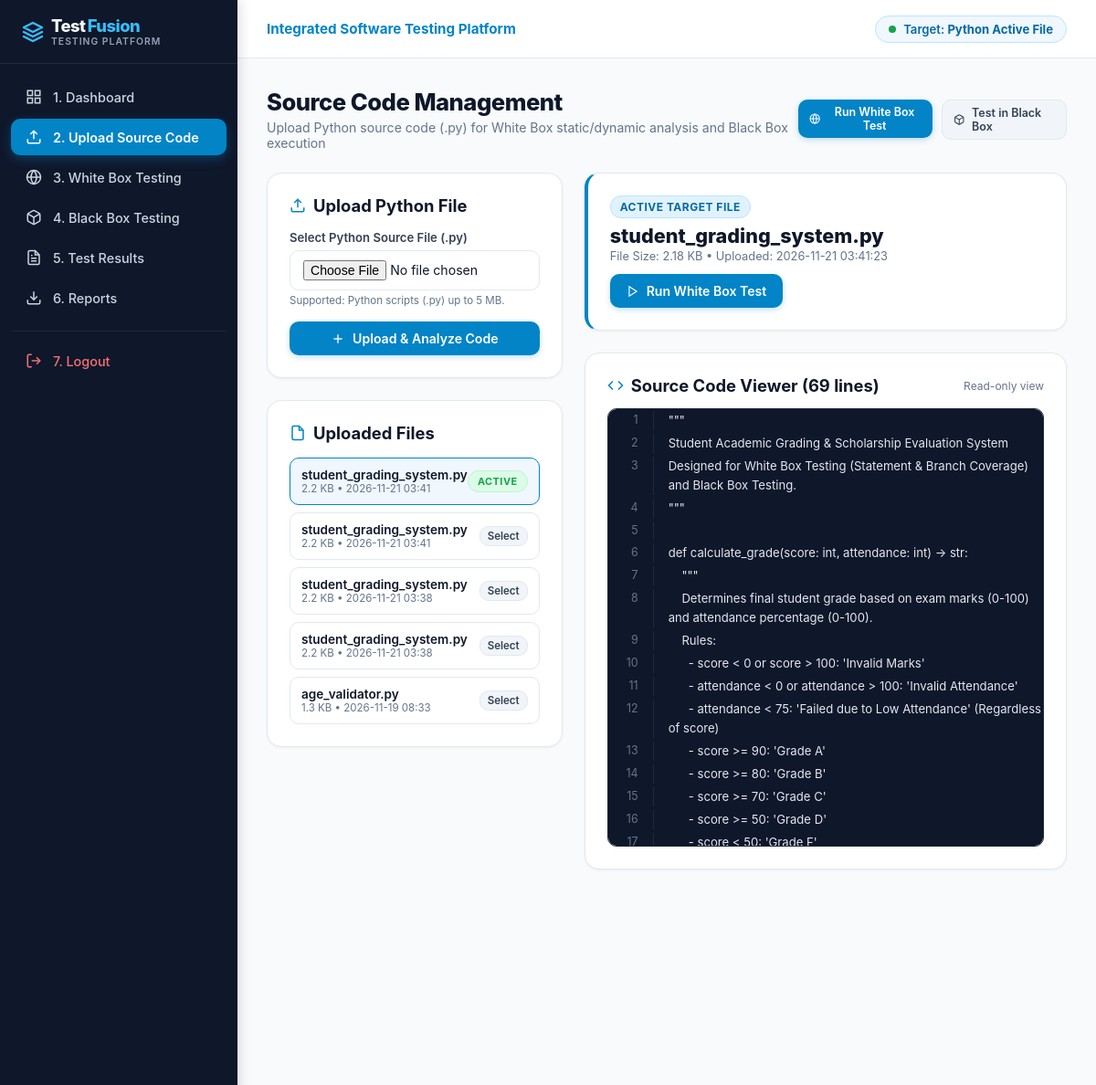
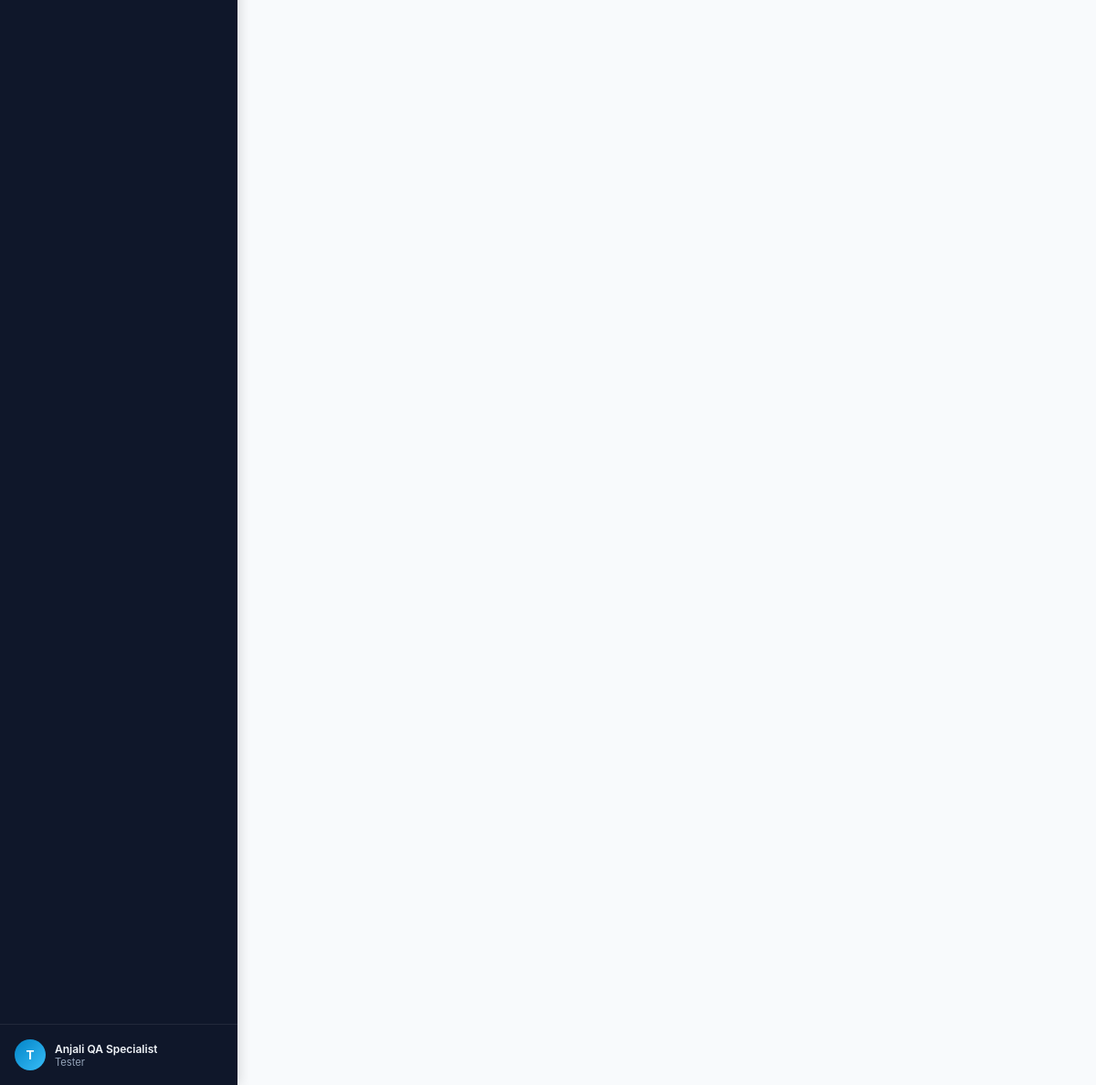
Screenshot of /upload (signed in) with the database file from the repository (2 pictures, top to bottom).
### tables this page shows
CREATE TABLE users (
    id INTEGER PRIMARY KEY AUTOINCREMENT,
    username TEXT UNIQUE NOT NULL,
    email TEXT UNIQUE NOT NULL,
    password_hash TEXT NOT NULL,
    full_name TEXT NOT NULL,
    role TEXT DEFAULT 'Tester',
    created_at TIMESTAMP DEFAULT CURRENT_TIMESTAMP
);

CREATE TABLE uploaded_files (
    id INTEGER PRIMARY KEY AUTOINCREMENT,
    user_id INTEGER NOT NULL,
    filename TEXT NOT NULL,
    filepath TEXT NOT NULL,
    file_content TEXT NOT NULL,
    file_size INTEGER NOT NULL,
    uploaded_at TIMESTAMP DEFAULT CURRENT_TIMESTAMP,
    FOREIGN KEY (user_id) REFERENCES users(id) ON DELETE CASCADE
);

### app.py (the view, shortened to what this page needs)
@app.route('/upload', methods=['GET', 'POST'])
@login_required
def upload():
    user_id = session['user_id']
    active_file = get_active_file(user_id)
    conn = get_db_connection()
    files = conn.execute("SELECT * FROM uploaded_files WHERE user_id = ? ORDER BY uploaded_at DESC", (user_id,)).fetchall()
    conn.close()
    ast_info = None
    file_lines = []
    if active_file:
        ast_info = AstAnalyzer.analyze_source(active_file['file_content'])
        file_lines = active_file['file_content'].splitlines()
    return render_template(
        'upload.html',
        active_file=active_file,
        files=files,
        ast_info=ast_info,
        file_lines=file_lines
    )

### app.py (called while the page is built)
def login_required(f):
    @wraps(f)
    def decorated_function(*args, **kwargs):
        if 'user_id' not in session:
            flash("Please log in to access the testing platform.", "warning")
            return redirect(url_for('login'))
        return f(*args, **kwargs)
    return decorated_function

def get_current_user():
    if 'user_id' not in session:
        return None
    conn = get_db_connection()
    user = conn.execute("SELECT id, username, email, full_name, role FROM users WHERE id = ?", (session['user_id'],)).fetchone()
    conn.close()
    return user

def get_active_file(user_id):
    conn = get_db_connection()
    active_file_id = session.get('active_file_id')
    if active_file_id:
        file_row = conn.execute("SELECT * FROM uploaded_files WHERE id = ? AND user_id = ?", (active_file_id, user_id)).fetchone()
        if file_row:
            conn.close()
            return file_row
    file_row = conn.execute("SELECT * FROM uploaded_files WHERE user_id = ? ORDER BY uploaded_at DESC LIMIT 1", (user_id,)).fetchone()
    conn.close()
    if file_row:
        session['active_file_id'] = file_row['id']
    return file_row

@app.context_processor
def inject_globals():
    return {
        'current_user': get_current_user(),
        'now': datetime.now()
    }

### database/db.py (called while the page is built)
def get_db_connection():
    conn = sqlite3.connect(DB_PATH)
    conn.row_factory = sqlite3.Row
    conn.execute("PRAGMA foreign_keys = ON;")
    return conn

### test_engine/ast_analyzer.py (called while the page is built)
    @staticmethod
    def _safe_unparse(node: Optional[ast.AST]) -> str:
        if node is None:
            return ""
        try:
            return ast.unparse(node)
        except Exception:
            return ""

### templates/upload.html (shortened to what this page needs)
{% extends "base.html" %}
{% block content %}
<div class="page-header">
    <div>
        <h1 class="page-title">Source Code Management</h1>
        <p class="page-subtitle">Upload Python source code (.py) for White Box static/dynamic analysis and Black Box execution</p>
    </div>
    <div style="display: flex; gap: 10px;">
        {% if active_file %}
        <form action="{{ url_for('run_whitebox') }}" method="POST" style="margin: 0;">
            <button type="submit" class="btn btn-primary btn-sm">
                <svg width="14" height="14" viewBox="0 0 24 24" fill="none" stroke="currentColor" stroke-width="2"><circle cx="12" cy="12" r="10"></circle><path d="M12 2a14.5 14.5 0 0 0 0 20 14.5 14.5 0 0 0 0-20"></path><path d="M2 12h20"></path></svg>
                Run White Box Test
            </button>
        </form>
        <a href="{{ url_for('blackbox') }}" class="btn btn-secondary btn-sm">
            Test in Black Box
        </a>
        {% endif %}
    </div>
</div>
<div style="display: grid; grid-template-columns: 1fr 2fr; gap: 24px;">
    <div>
        <div class="content-card">
            <h2 class="card-title">
                <svg width="18" height="18" viewBox="0 0 24 24" fill="none" stroke="#0284c7" stroke-width="2"><path d="M21 15v4a2 2 0 0 1-2 2H5a2 2 0 0 1-2-2v-4"></path><polyline points="17 8 12 3 7 8"></polyline><line x1="12" y1="3" x2="12" y2="15"></line></svg>
                Upload Python File
            </h2>
            <form action="{{ url_for('upload') }}" method="POST" enctype="multipart/form-data">
                <div class="form-group">
                    <label class="form-label" for="source_file">Select Python Source File (.py)</label>
                    <input type="file" id="source_file" name="source_file" class="form-control" accept=".py" required>
                    <span style="font-size: 0.72rem; color: #64748b; margin-top: 4px; display: block;">Supported: Python scripts (.py) up to 5 MB.</span>
                </div>
                <button type="submit" class="btn btn-primary" style="width: 100%; justify-content: center;">
                    <svg width="16" height="16" viewBox="0 0 24 24" fill="none" stroke="currentColor" stroke-width="2"><line x1="12" y1="5" x2="12" y2="19"></line><line x1="5" y1="12" x2="19" y2="12"></line></svg>
                    Upload &amp; Analyze Code
                </button>
            </form>
        </div>
        <div class="content-card">
            <h2 class="card-title">
                <svg width="18" height="18" viewBox="0 0 24 24" fill="none" stroke="#0284c7" stroke-width="2"><path d="M14 2H6a2 2 0 0 0-2 2v16a2 2 0 0 0 2 2h12a2 2 0 0 0 2-2V8z"></path><polyline points="14 2 14 8 20 8"></polyline></svg>
                Uploaded Files
            </h2>
            <div style="display: flex; flex-direction: column; gap: 8px;">
                {% for f in files %}
                <div style="display: flex; align-items: center; justify-content: space-between; padding: 10px 12px; border: 1px solid {% if active_file and active_file['id'] == f['id'] %}#0284c7{% else %}var(--border-color){% endif %}; border-radius: var(--radius-md); background: {% if active_file and active_file['id'] == f['id'] %}var(--primary-subtle){% else %}#ffffff{% endif %};">
                    <div style="overflow: hidden;">
                        <div style="font-size: 0.85rem; font-weight: 600; color: #0f172a; white-space: nowrap; text-overflow: ellipsis; overflow: hidden;">
                            {{ f['filename'] }}
                        </div>
                        <div style="font-size: 0.72rem; color: #64748b;">
                            {{ (f['file_size'] / 1024) | round(1) }} KB &bull; {{ f['uploaded_at'][:16] }}
                        </div>
                    </div>
                    {% if active_file and active_file['id'] == f['id'] %}
                        <span class="badge badge-pass" style="font-size: 0.68rem;">Active</span>
                    {% else %}
                        <a href="{{ url_for('select_file', file_id=f['id']) }}" class="btn btn-secondary btn-sm" style="padding: 3px 8px; font-size: 0.72rem;">Select</a>
                    {% endif %}
                </div>
                {% else %}
                <div style="font-size: 0.82rem; color: #94a3b8; text-align: center; padding: 16px;">
                    No uploaded files yet.
                </div>
                {% endfor %}
            </div>
        </div>
    </div>
    <div>
        {% if active_file %}
        <div class="content-card" style="border-left: 4px solid #0284c7;">
            <div style="display: flex; justify-content: space-between; align-items: flex-start; flex-wrap: wrap; gap: 12px;">
                <div>
                    <span class="badge badge-info" style="margin-bottom: 6px;">Active Target File</span>
                    <h2 style="font-size: 1.35rem; font-weight: 800; color: #0f172a;">{{ active_file['filename'] }}</h2>
                    <p style="font-size: 0.8rem; color: #64748b; margin-top: 2px;">
                        File Size: {{ (active_file['file_size'] / 1024) | round(2) }} KB &bull; Uploaded: {{ active_file['uploaded_at'] }}
                    </p>
                </div>
                <div style="display: flex; gap: 8px;">
                    <form action="{{ url_for('run_whitebox') }}" method="POST" style="margin: 0;">
                        <button type="submit" class="btn btn-primary">
                            <svg width="14" height="14" viewBox="0 0 24 24" fill="none" stroke="currentColor" stroke-width="2"><polygon points="5 3 19 12 5 21 5 3"></polygon></svg>
                            Run White Box Test
                        </button>
                    </form>
                </div>
            </div>
        </div>
        <div class="content-card">
            <div style="display: flex; justify-content: space-between; align-items: center; margin-bottom: 14px;">
                <h2 class="card-title" style="margin-bottom: 0;">
                    <svg width="18" height="18" viewBox="0 0 24 24" fill="none" stroke="#0284c7" stroke-width="2"><polyline points="16 18 22 12 16 6"></polyline><polyline points="8 6 2 12 8 18"></polyline></svg>
                    Source Code Viewer ({{ file_lines | length }} lines)
                </h2>
                <span style="font-size: 0.75rem; color: #64748b;">Read-only view</span>
            </div>
            <div class="code-viewer">
                {% for line in file_lines %}
                <div class="code-line">
                    <span class="code-lineno">{{ loop.index }}</span>
                    <span class="code-text">{{ line }}</span>
                </div>
                {% endfor %}
            </div>
        </div>
        {% endif %}
    </div>
</div>
{% endblock %}

### templates/base.html (shortened to what this page needs)
<!DOCTYPE html>
<html lang="en">
<head>
    <link rel="stylesheet" href="{{ url_for('static', filename='css/style.css') }}">
</head>
<body>
    <aside class="sidebar">
        <div class="sidebar-brand">
            <div>
                Test<span class="highlight">Fusion</span>
                <span class="sidebar-brand-subtitle">Testing Platform</span>
            </div>
        </div>
        <ul class="sidebar-menu">
            <li>
                <a href="{{ url_for('dashboard') }}" class="sidebar-link {% if request.endpoint == 'dashboard' %}active{% endif %}">
                    <svg viewBox="0 0 24 24" fill="none" stroke="currentColor" stroke-width="2"><rect x="3" y="3" width="7" height="7"></rect><rect x="14" y="3" width="7" height="7"></rect><rect x="14" y="14" width="7" height="7"></rect><rect x="3" y="14" width="7" height="7"></rect></svg>
                    <span>1. Dashboard</span>
                </a>
            </li>
            <li>
                <a href="{{ url_for('upload') }}" class="sidebar-link {% if request.endpoint == 'upload' %}active{% endif %}">
                    <svg viewBox="0 0 24 24" fill="none" stroke="currentColor" stroke-width="2"><path d="M21 15v4a2 2 0 0 1-2 2H5a2 2 0 0 1-2-2v-4"></path><polyline points="17 8 12 3 7 8"></polyline><line x1="12" y1="3" x2="12" y2="15"></line></svg>
                    <span>2. Upload Source Code</span>
                </a>
            </li>
            <li>
                <a href="{{ url_for('whitebox') }}" class="sidebar-link {% if request.endpoint == 'whitebox' %}active{% endif %}">
                    <svg viewBox="0 0 24 24" fill="none" stroke="currentColor" stroke-width="2"><circle cx="12" cy="12" r="10"></circle><path d="M12 2a14.5 14.5 0 0 0 0 20 14.5 14.5 0 0 0 0-20"></path><path d="M2 12h20"></path></svg>
                    <span>3. White Box Testing</span>
                </a>
            </li>
            <li>
                <a href="{{ url_for('blackbox') }}" class="sidebar-link {% if request.endpoint == 'blackbox' %}active{% endif %}">
                    <span>4. Black Box Testing</span>
                </a>
            </li>
            <li>
                <a href="{{ url_for('results') }}" class="sidebar-link {% if request.endpoint == 'results' %}active{% endif %}">
                    <span>5. Test Results</span>
                </a>
            </li>
            <li>
                <a href="{{ url_for('reports') }}" class="sidebar-link {% if request.endpoint == 'reports' %}active{% endif %}">
                    <svg viewBox="0 0 24 24" fill="none" stroke="currentColor" stroke-width="2"><path d="M21 15v4a2 2 0 0 1-2 2H5a2 2 0 0 1-2-2v-4"></path><polyline points="7 10 12 15 17 10"></polyline><line x1="12" y1="15" x2="12" y2="3"></line></svg>
                    <span>6. Reports</span>
                </a>
            </li>
            <li style="margin-top: 16px; border-top: 1px solid rgba(255,255,255,0.08); padding-top: 12px;">
                <a href="{{ url_for('logout') }}" class="sidebar-link" style="color: #f87171;">
                    <svg viewBox="0 0 24 24" fill="none" stroke="currentColor" stroke-width="2"><path d="M9 21H5a2 2 0 0 1-2-2V5a2 2 0 0 1 2-2h4"></path><polyline points="16 17 21 12 16 7"></polyline><line x1="21" y1="12" x2="9" y2="12"></line></svg>
                    <span>7. Logout</span>
                </a>
            </li>
        </ul>
        <div class="sidebar-footer">
            <div class="user-badge">
                <div class="user-avatar">
                    {{ current_user['username'][0].upper() if current_user else 'U' }}
                </div>
                <div style="overflow: hidden;">
                    <div style="color: #f1f5f9; font-weight: 600; white-space: nowrap; text-overflow: ellipsis; overflow: hidden;">
                        {{ current_user['full_name'] if current_user else 'Guest User' }}
                    </div>
                    <div style="font-size: 0.7rem; color: #94a3b8;">{{ current_user['role'] if current_user else 'Tester' }}</div>
                </div>
            </div>
        </div>
    </aside>
    <div class="main-wrapper">
        <header class="top-navbar">
            <div style="display: flex; align-items: center; gap: 12px;">
                <span style="font-weight: 700; color: #0284c7; font-size: 0.95rem;">Integrated Software Testing Platform</span>
            </div>
            <div style="display: flex; align-items: center; gap: 16px;">
                {% if session.get('active_file_id') %}
                <div class="file-status-badge">
                    <span style="width: 8px; height: 8px; border-radius: 50%; background-color: #16a34a; display: inline-block;"></span>
                    <span>Target: <b>Python Active File</b></span>
                </div>
                {% else %}
                <div class="file-status-badge" style="background: #fef3c7; border-color: #fde68a; color: #92400e;">
                    <span>No file uploaded yet</span>
                </div>
                {% endif %}
            </div>
        </header>
        <main class="content-area">
            {% block content %}{% endblock %}
        </main>
    </div>
</body>
</html>

### rows the page displays
users: username "T", full_name "Anjali QA Specialist", role "Tester"
uploaded_files: filename "student_grading_system.py", (f['file_size']/1024)|round(1) "2.2", uploaded_at "2026-11-21 03:41", shows "ACTIVE", (active_file['file_size']/1024)|round(2) "2.18", uploaded_at "2026-11-21 03:41:23"
uploaded_files: filename "student_grading_system.py", (f['file_size']/1024)|round(1) "2.2", uploaded_at "2026-11-21 03:41"
uploaded_files: filename "student_grading_system.py", (f['file_size']/1024)|round(1) "2.2", uploaded_at "2026-11-21 03:38"
uploaded_files: filename "student_grading_system.py", (f['file_size']/1024)|round(1) "2.2", uploaded_at "2026-11-21 03:38"
uploaded_files: filename "age_validator.py", (f['file_size']/1024)|round(1) "1.3", uploaded_at "2026-11-19 08:33"

### other values shown
{{ file_lines | length }} "69"
{{ line }} "\"\"\"" "Student Academic Grading & Scholarship Evaluation System" "Designed for White Box Testing (Statement & Branch Coverage) and Black Box Testing." "\"\"\"" "def calculate_grade(score: int, attendance: int) -> str:" "\"\"\"" "Determines final student grade based on exam marks (0-100) and attendance percentage (0-100)." "Rules:" "- score < 0 or score > 100: 'Invalid Marks'" "- attendance < 0 or attendance > 100: 'Invalid Attendance'" "- attendance < 75: 'Failed due to Low Attendance' (Regardless of score)" "- score >= 90: 'Grade A'" "- score >= 80: 'Grade B'" "- score >= 70: 'Grade C'" "- score >= 50: 'Grade D'" "- score < 50: 'Grade F'"
